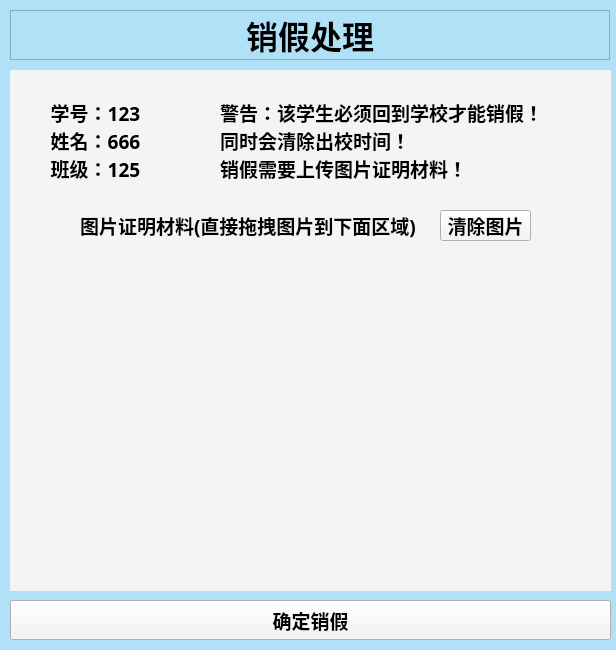
<?xml version="1.0" encoding="UTF-8"?>
<ui version="4.0">
 <class>Form</class>
 <widget class="QWidget" name="Form">
  <property name="geometry">
   <rect>
    <x>0</x>
    <y>0</y>
    <width>616</width>
    <height>650</height>
   </rect>
  </property>
  <property name="acceptDrops">
   <bool>false</bool>
  </property>
  <property name="windowTitle">
   <string>Form</string>
  </property>
  <property name="styleSheet">
   <string notr="true">background-color: rgb(177, 225, 247);
</string>
  </property>
  <widget class="QLabel" name="label">
   <property name="geometry">
    <rect>
     <x>10</x>
     <y>10</y>
     <width>600</width>
     <height>50</height>
    </rect>
   </property>
   <property name="minimumSize">
    <size>
     <width>600</width>
     <height>50</height>
    </size>
   </property>
   <property name="maximumSize">
    <size>
     <width>100000</width>
     <height>50</height>
    </size>
   </property>
   <property name="font">
    <font>
     <family>微软雅黑</family>
     <pointsize>24</pointsize>
     <weight>75</weight>
     <bold>true</bold>
    </font>
   </property>
   <property name="frameShape">
    <enum>QFrame::StyledPanel</enum>
   </property>
   <property name="text">
    <string>销假处理</string>
   </property>
   <property name="textFormat">
    <enum>Qt::AutoText</enum>
   </property>
   <property name="alignment">
    <set>Qt::AlignCenter</set>
   </property>
   <property name="wordWrap">
    <bool>false</bool>
   </property>
   <property name="margin">
    <number>0</number>
   </property>
   <property name="indent">
    <number>-1</number>
   </property>
  </widget>
  <widget class="QWidget" name="widget" native="true">
   <property name="geometry">
    <rect>
     <x>10</x>
     <y>70</y>
     <width>601</width>
     <height>521</height>
    </rect>
   </property>
   <property name="styleSheet">
    <string notr="true">background-color: rgb(244, 244, 244);</string>
   </property>
   <widget class="QLabel" name="labe1">
    <property name="geometry">
     <rect>
      <x>10</x>
      <y>10</y>
      <width>151</width>
      <height>121</height>
     </rect>
    </property>
    <property name="maximumSize">
     <size>
      <width>16777215</width>
      <height>1000</height>
     </size>
    </property>
    <property name="font">
     <font>
      <family>微软雅黑</family>
      <pointsize>14</pointsize>
      <weight>75</weight>
      <bold>true</bold>
     </font>
    </property>
    <property name="text">
     <string>学号：123
姓名：666
班级：125</string>
    </property>
    <property name="alignment">
     <set>Qt::AlignCenter</set>
    </property>
   </widget>
   <widget class="QLabel" name="label_2">
    <property name="geometry">
     <rect>
      <x>70</x>
      <y>130</y>
      <width>351</width>
      <height>50</height>
     </rect>
    </property>
    <property name="maximumSize">
     <size>
      <width>16777215</width>
      <height>50</height>
     </size>
    </property>
    <property name="font">
     <font>
      <family>微软雅黑</family>
      <pointsize>14</pointsize>
      <weight>75</weight>
      <bold>true</bold>
     </font>
    </property>
    <property name="text">
     <string>图片证明材料(直接拖拽图片到下面区域)</string>
    </property>
    <property name="alignment">
     <set>Qt::AlignLeading|Qt::AlignLeft|Qt::AlignVCenter</set>
    </property>
   </widget>
   <widget class="QLabel" name="label_3">
    <property name="geometry">
     <rect>
      <x>210</x>
      <y>20</y>
      <width>331</width>
      <height>100</height>
     </rect>
    </property>
    <property name="maximumSize">
     <size>
      <width>16777215</width>
      <height>100</height>
     </size>
    </property>
    <property name="font">
     <font>
      <family>微软雅黑</family>
      <pointsize>14</pointsize>
      <weight>75</weight>
      <bold>true</bold>
     </font>
    </property>
    <property name="text">
     <string>警告：该学生必须回到学校才能销假！
同时会清除出校时间！
销假需要上传图片证明材料！</string>
    </property>
    <property name="alignment">
     <set>Qt::AlignLeading|Qt::AlignLeft|Qt::AlignVCenter</set>
    </property>
   </widget>
   <widget class="QPushButton" name="Button_2">
    <property name="geometry">
     <rect>
      <x>430</x>
      <y>140</y>
      <width>91</width>
      <height>31</height>
     </rect>
    </property>
    <property name="minimumSize">
     <size>
      <width>0</width>
      <height>0</height>
     </size>
    </property>
    <property name="maximumSize">
     <size>
      <width>9999</width>
      <height>40</height>
     </size>
    </property>
    <property name="sizeIncrement">
     <size>
      <width>0</width>
      <height>40</height>
     </size>
    </property>
    <property name="font">
     <font>
      <family>微软雅黑</family>
      <pointsize>14</pointsize>
      <weight>75</weight>
      <bold>true</bold>
     </font>
    </property>
    <property name="styleSheet">
     <string notr="true">background-color: rgb(244, 244, 244);</string>
    </property>
    <property name="text">
     <string>清除图片</string>
    </property>
   </widget>
  </widget>
  <widget class="QPushButton" name="Button">
   <property name="geometry">
    <rect>
     <x>10</x>
     <y>600</y>
     <width>601</width>
     <height>40</height>
    </rect>
   </property>
   <property name="minimumSize">
    <size>
     <width>600</width>
     <height>40</height>
    </size>
   </property>
   <property name="maximumSize">
    <size>
     <width>9999</width>
     <height>40</height>
    </size>
   </property>
   <property name="sizeIncrement">
    <size>
     <width>0</width>
     <height>40</height>
    </size>
   </property>
   <property name="font">
    <font>
     <family>微软雅黑</family>
     <pointsize>14</pointsize>
     <weight>75</weight>
     <bold>true</bold>
    </font>
   </property>
   <property name="styleSheet">
    <string notr="true">background-color: rgb(244, 244, 244);</string>
   </property>
   <property name="text">
    <string>确定销假</string>
   </property>
  </widget>
 </widget>
 <resources/>
 <connections/>
</ui>
